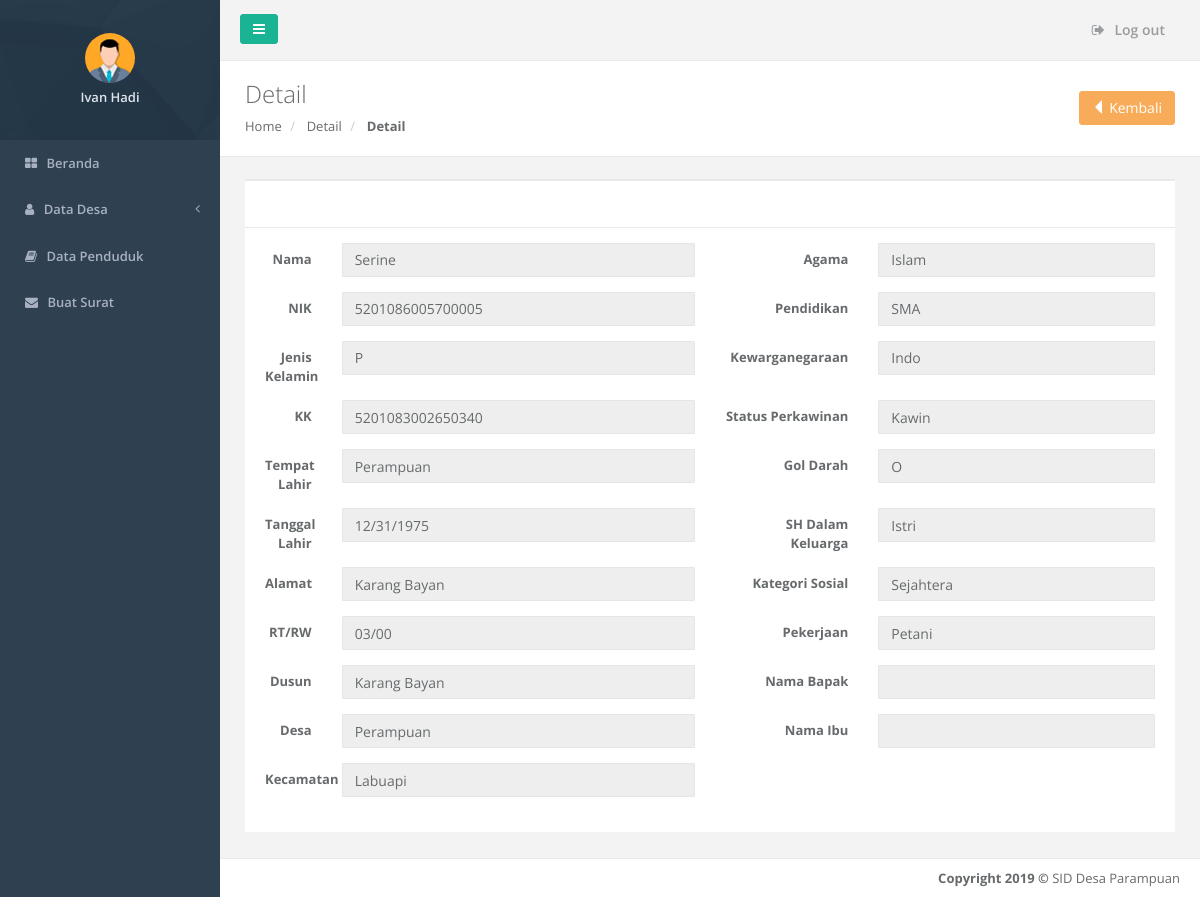
Page /a_datapenduduk/detail.php?id=25 (signed in) on the committed database.
### tables this page shows
CREATE TABLE `data_penduduk` (
  `id` int(12) NOT NULL,
  `nama` varchar(100) NOT NULL,
  `nik` varchar(20) DEFAULT NULL,
  `kk` varchar(20) DEFAULT NULL,
  `tempat` varchar(100) DEFAULT NULL,
  `tanggal_lahir` varchar(50) DEFAULT NULL,
  `jenis_kelamin` varchar(50) DEFAULT NULL,
  `alamat` varchar(200) DEFAULT NULL,
  `rt` varchar(50) DEFAULT NULL,
  `rw` varchar(50) DEFAULT NULL,
  `dusun` varchar(50) DEFAULT NULL,
  `desa` varchar(50) DEFAULT NULL,
  `kecamatan` varchar(50) DEFAULT NULL,
  `agama` varchar(30) DEFAULT NULL,
  `pendidikan` varchar(100) DEFAULT NULL,
  `kewarganegaraan` varchar(30) DEFAULT NULL,
  `status_perkawinan` varchar(30) DEFAULT NULL,
  `gol_darah` varchar(12) DEFAULT NULL,
  `status_sosial` varchar(100) DEFAULT NULL,
  `kategori_sosial` varchar(100) DEFAULT NULL,
  `pekerjaan` varchar(100) DEFAULT NULL,
  `bapak` varchar(100) DEFAULT NULL,
  `ibu` varchar(100) DEFAULT NULL
);

### a_datapenduduk/detail.php (the view, shortened to what this page needs)
<?php include "head.php" ?>
<body>
    <div id="wrapper">
    <?php include "nav.php" ?>
        <div id="page-wrapper" class="gray-bg">
        <div class="row border-bottom">
        <nav class="navbar navbar-static-top" role="navigation" style="margin-bottom: 0">
        <div class="navbar-header">
            <a class="navbar-minimalize minimalize-styl-2 btn btn-primary " href="#"><i class="fa fa-bars"></i> </a>
            <form role="search" class="navbar-form-custom" action="">
            </form>
        </div>
            <ul class="nav navbar-top-links navbar-right">
                <li>
                    <a href="../keluar.php">
                        <i class="fa fa-sign-out"></i> Log out
                    </a>
                </li>
            </ul>
        </nav>
        </div>
            <div class="row wrapper border-bottom white-bg page-heading">
                <div class="col-lg-8">
                    <h2>Detail</h2>
                    <ol class="breadcrumb">
                        <li>
                            <a href="../index.php">Home</a>
                        </li>
                        <li>
                            <a>Detail</a>
                        </li>
                        <li class="active">
                            <strong>Detail</strong>
                        </li>
                    </ol>
                </div>
                <div class="col-lg-4">
                    <div class="title-action">
                        <a href="index.php" class="btn btn-warning"><i class="glyphicon glyphicon-triangle-left"></i> Kembali </a>
                    </div>
                </div>
            </div>
        <div class="wrapper wrapper-content animated fadeInRight">
            <div class="row">
                <div class="col-lg-5">
                </div>
            </div>
            <div class="row">
                <div class="col-lg-4">
                </div>
        </div>
            <div class="row">
                <div class="col-lg-12">
                    <div class="ibox float-e-margins">
                        <div class="ibox-title">
                        </div>
                        <div class="ibox-content">
                        	<?php
                                include '../koneksi.php';
                                $id   = $_GET['id'];
                                $data = mysqli_query($con, "select * from data_penduduk where id='$id'");
                                while(@$d = mysqli_fetch_array($data)){
                            ?>
                            <form action="#" method="post" class="form-horizontal" enctype="multipart/form-data">
                                <div class="form-group">
                                    <label class="col-sm-1 control-label">Nama</label>
                                    <div class="col-sm-5">
                                        <input type="text" name="nama" class="form-control" value="<?php echo $d['nama']; ?>" readonly>
                                    </div>
                                    <label class="col-sm-2 control-label">Agama</label>
                                    <div class="col-sm-4">
                                        <input type="text" name="agama" class="form-control" value="<?php echo $d['agama']; ?>" readonly>
                                    </div>
                                </div>
                                <div class="form-group">
                                    <label class="col-sm-1 control-label">NIK</label>
                                    <div class="col-sm-5">
                                        <input type="text" name="nik" class="form-control" value="<?php echo $d['nik']; ?>" readonly>
                                    </div>
                                    <label class="col-sm-2 control-label">Pendidikan</label>
                                    <div class="col-sm-4">
                                        <input type="text" name="pendidikan" class="form-control" value="<?php echo $d['pendidikan']; ?>" readonly>
                                    </div>
                                </div>
                                <div class="form-group">
                                    <label class="col-sm-1 control-label">Jenis Kelamin</label>
                                        <div class="col-sm-5">
                                        <input type="text" name="jenis_kelamin" class="form-control" value="<?php echo $d['jenis_kelamin']; ?>" readonly>
                                    </div>
                                    <label class="col-sm-2 control-label">Kewarganegaraan</label>
                                    <div class="col-sm-4">
                                        <input type="text" name="kewarganegaraan" class="form-control" value="<?php echo $d['kewarganegaraan']; ?>" readonly>
                                    </div>
                                </div>
                                <div class="form-group">
                                    <label class="col-sm-1 control-label">KK</label>
                                        <div class="col-sm-5">
                                        <input type="text" name="kk" class="form-control" value="<?php echo $d['kk']; ?>" readonly>
                                    </div>
                                    <label class="col-sm-2 control-label">Status Perkawinan</label>
                                    <div class="col-sm-4">
                                        <input type="text" name="status_perkawinan" class="form-control" value="<?php echo $d['status_perkawinan']; ?>" readonly>
                                    </div>
                                </div>
                                <div class="form-group">
                                    <label class="col-sm-1 control-label">Tempat Lahir</label>
                                    <div class="col-sm-5">
                                        <input type="text" name="tempat" class="form-control" value="<?php echo $d['tempat']; ?>" readonly>
                                    </div>
                                    <label class="col-sm-2 control-label">Gol Darah</label>
                                    <div class="col-sm-4">
                                        <input type="text" name="gol_darah" class="form-control" value="<?php echo $d['gol_darah']; ?>" readonly>
                                    </div>
                                </div>
                                <div class="form-group">
                                    <label class="col-sm-1 control-label">Tanggal Lahir</label>
                                    <div class="col-sm-5">
                                        <input type="text" name="tanggal_lahir" class="form-control" value="<?php echo $d['tanggal_lahir']; ?>" readonly>
                                    </div>
                                    <label class="col-sm-2 control-label">SH Dalam Keluarga</label>
                                    <div class="col-sm-4">
                                        <input type="text" name="status_sosial" class="form-control" value="<?php echo $d['status_sosial']; ?>" readonly>
                                    </div>
                                </div>
                                <div class="form-group">
                                    <label class="col-sm-1 control-label">Alamat</label>
                                    <div class="col-sm-5">
                                        <input type="text" name="alamat" class="form-control" value="<?php echo $d['alamat']; ?>" readonly>
                                    </div>
                                    <label class="col-sm-2 control-label">Kategori Sosial</label>
                                    <div class="col-sm-4">
                                        <input type="text" name="kategori_sosial" class="form-control" value="<?php echo $d['kategori_sosial']; ?>" readonly>
                                    </div>
                                </div>
                                <div class="form-group">
                                    <label class="col-sm-1 control-label">RT/RW</label>
                                    <div class="col-sm-5">
                                        <input type="text" name="rt_rw" class="form-control" value="<?php echo $d['rt'].'/'.$d['rw']; ?>" readonly>
                                    </div>
                                    <label class="col-sm-2 control-label">Pekerjaan</label>
                                    <div class="col-sm-4">
                                        <input type="text" name="pekerjaan" class="form-control" value="<?php echo $d['pekerjaan']; ?>" readonly>
                                    </div>
                                </div>
                                <div class="form-group">
                                    <label class="col-sm-1 control-label">Dusun</label>
                                    <div class="col-sm-5">
                                        <input type="text" name="dusun" class="form-control" value="<?php echo $d['dusun']; ?>" readonly>
                                    </div>
                                    <label class="col-sm-2 control-label">Nama Bapak</label>
                                    <div class="col-sm-4">
                                        <input type="text" name="bapak" class="form-control" value="<?php echo $d['bapak']; ?>" readonly>
                                    </div>
                                </div>
                                <div class="form-group">
                                    <label class="col-sm-1 control-label">Desa</label>
                                    <div class="col-sm-5">
                                        <input type="text" name="desa" class="form-control" value="<?php echo $d['desa']; ?>" readonly>
                                    </div>
                                    <label class="col-sm-2 control-label">Nama Ibu</label>
                                    <div class="col-sm-4">
                                        <input type="text" name="ibu" class="form-control" value="<?php echo $d['ibu']; ?>" readonly>
                                    </div>
                                </div>
                                <div class="form-group">
                                    <label class="col-sm-1 control-label">Kecamatan</label>
                                    <div class="col-sm-5">
                                        <input type="text" name="kecamatan" class="form-control" value="<?php echo $d['kecamatan']; ?>" readonly>
                                    </div>
                                </div>
                            </form>
                            <?php
                            }
                            ?>
                        </div>
                    </div>
                </div>
            </div>
        </div>
            <?php include "footer.php" ?>
        </div>
        </div>
</body>
</html>

### rows in the picture
data_penduduk: nama "Serine", agama "Islam", nik "5201086005700005", pendidikan "SMA", jenis_kelamin "P", kewarganegaraan "Indo", kk "5201083002650340", status_perkawinan "Kawin", tempat "Perampuan", gol_darah "O", tanggal_lahir "12/31/1975", status_sosial "Istri", alamat "Karang Bayan", kategori_sosial "Sejahtera", rt_rw "03/00", pekerjaan "Petani", dusun "Karang Bayan", desa "Perampuan", kecamatan "Labuapi"

### other values in the picture
$_SESSION['nama'] "Ivan Hadi"
